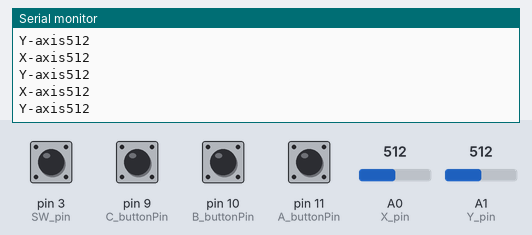
Bench run of a sketch on a simulated Arduino Uno, built with avr-gcc and run on an emulated ATmega328P. On the bench: the last lines printed to the serial monitor. Inputs (shaded band) come from the test bench; at power-on: pin 3 (SW_pin), pin 9 (C_buttonPin), pin 10 (B_buttonPin), pin 11 (A_buttonPin) HIGH, A0 (X_pin) = 512, A1 (Y_pin) = 512.

Above: at 1.3 s.
1.4 s: pin 3 (SW_pin) pulled LOW for 0.6 s
3.5 s: pin 9 (C_buttonPin) pulled LOW for 0.6 s
5.6 s: pin 10 (B_buttonPin) pulled LOW for 0.6 s
7.7 s: pin 11 (A_buttonPin) pulled LOW for 0.6 s
9.8 s: A0 (X_pin) set to 716
At 10.33 s:
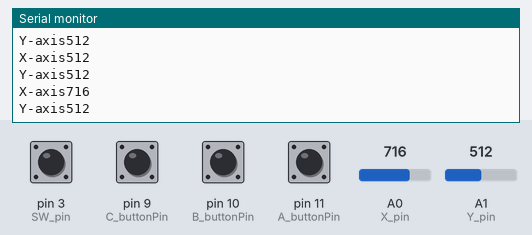
11.3 s: A1 (Y_pin) set to 716
At 11.83 s:
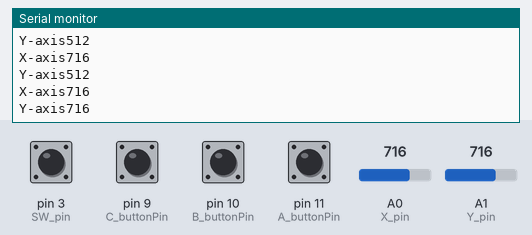

Measured:
- after the input at 9.8 s, the serial monitor: prints a new line after 0.21 s (image 1)
- after the input at 11.3 s, the serial monitor: prints a new line after 0.23 s (image 2)

The sketch:

JoystickABCButtonsSerialPrint.ino
```cpp
const int SW_pin = 3;
const int X_pin = 0;
const int Y_pin = 1;
const int A_buttonPin = 11;
const int B_buttonPin = 10;
const int C_buttonPin = 9;

void setup(){
  pinMode(SW_pin, INPUT_PULLUP);
  Serial.begin(9600);
  pinMode(A_buttonPin, INPUT_PULLUP);
  pinMode(B_buttonPin, INPUT_PULLUP);
  pinMode(C_buttonPin, INPUT_PULLUP);

}


void loop(){
  int A_buttonState = digitalRead(A_buttonPin);
  int B_buttonState = digitalRead(B_buttonPin);
  int C_buttonState = digitalRead(C_buttonPin);
  int SW_state = digitalRead(SW_pin);

  if (A_buttonState == LOW){
    Serial.print("Button A Pushed");
    Serial.print("\n");
  }

  if (B_buttonState == LOW){
    Serial.print("Button B Pushed");
    Serial.print("\n");
  }

  if (C_buttonState == LOW){
    Serial.print("Button C Pushed");
    Serial.print("\n");
  }

  if (SW_state == LOW){
    Serial.print("JoyStick Button Pushed");
    Serial.print("\n");
  }

  Serial.print("X-axis");
  Serial.print(analogRead(X_pin));
  Serial.print("\n");
  Serial.print("Y-axis");
  Serial.print(analogRead(Y_pin));
  Serial.print("\n\n");

  delay(500);
}
```
